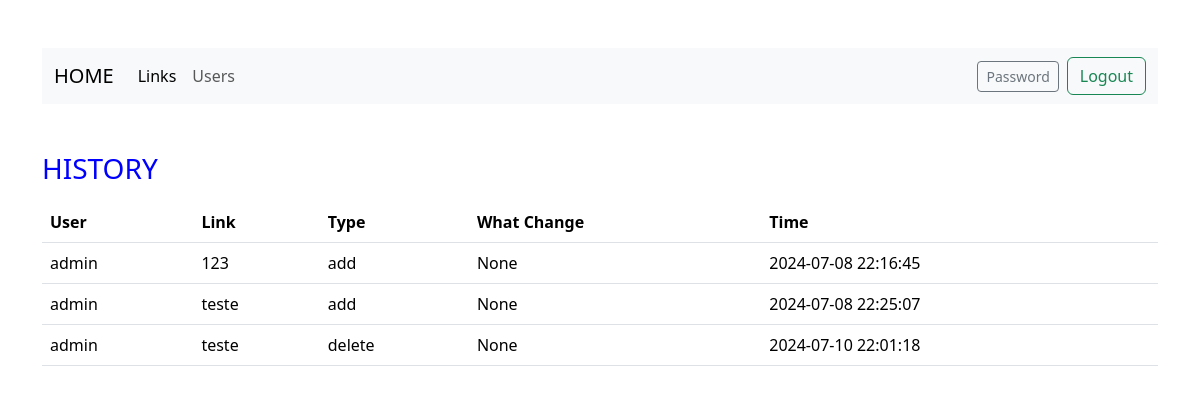
Screenshot of /history (signed in) with the database file from the repository.
### tables this page shows
CREATE TABLE logs (
id INTEGER PRIMARY KEY AUTOINCREMENT NOT NULL,
user_id INTEGER NOT NULL,
link_id INTEGER NOT NULL,
type TEXT NOT NULL,
comment TEXT,
time TIMESTAMP DEFAULT CURRENT_TIMESTAMP,
FOREIGN KEY(user_id) REFERENCES users(id),
FOREIGN KEY(link_id) REFERENCES links(id)
);

CREATE TABLE users (id INTEGER PRIMARY KEY AUTOINCREMENT NOT NULL, username TEXT NOT NULL, hash TEXT NOT NULL, permission INTEGER DEFAULT 4 NOT NULL, active BLOB DEFAULT 0 NOT NULL);

CREATE TABLE links (
id INTEGER PRIMARY KEY AUTOINCREMENT NOT NULL,
type TEXT NOT NULL,
name TEXT NOT NULL,
link TEXT NOT NULL, active BLOB DEFAULT 0 NOT NULL);

### app.py (the view)
@app.route("/history")
def history():
    userID = session["user_id"]
    logs = db.execute("SELECT users.username, links.name, logs.type, logs.comment, logs.time FROM logs JOIN users ON logs.user_id = users.id JOIN links ON logs.link_id = links.id")
    print(logs)
    return render_template("history.html", logs = logs)

### templates/history.html (shortened to what this page needs)
{% extends "layout.html" %}
{% block body %}
<div class="mb-3"><h3>HISTORY</h3></div>
    <table class="table">
        <thead>
            <tr>
                <th>User</th>
                <th>Link</th>
                <th>Type</th>
                <th>What Change</th>
                <th>Time</th>
            </tr>
        </thead>
        <tbody>
            {% for log in logs %}
            <tr>
                <td> {{ log["username"] }}</td>
                <td> {{ log["name"] }}</td>
                <td> {{ log["type"] }}</td>
                <td> {{ log["comment"] }}</td>
                <td> {{ log["time"] }}</td>
            </tr>
            {% endfor %}
        </tbody>
    </table>
{% endblock %}

### templates/styles.css (style rules this page uses)
h1, h2, h3, h4, h5, h6, p { color: blue; }

### rows the page displays
logs: username "admin", name "123", type "add", comment "None", time "2024-07-08 22:16:45"
logs: username "admin", name "teste", type "add", comment "None", time "2024-07-08 22:25:07"
logs: username "admin", name "teste", type "delete", comment "None", time "2024-07-10 22:01:18"
